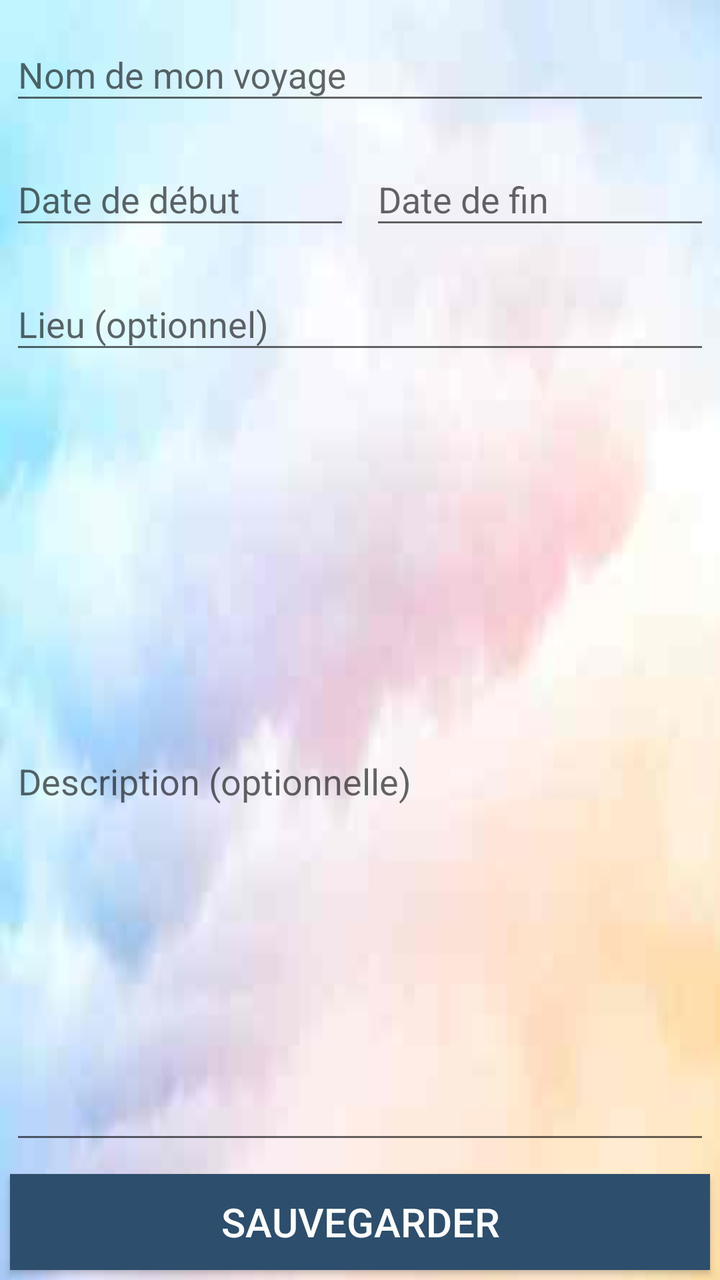
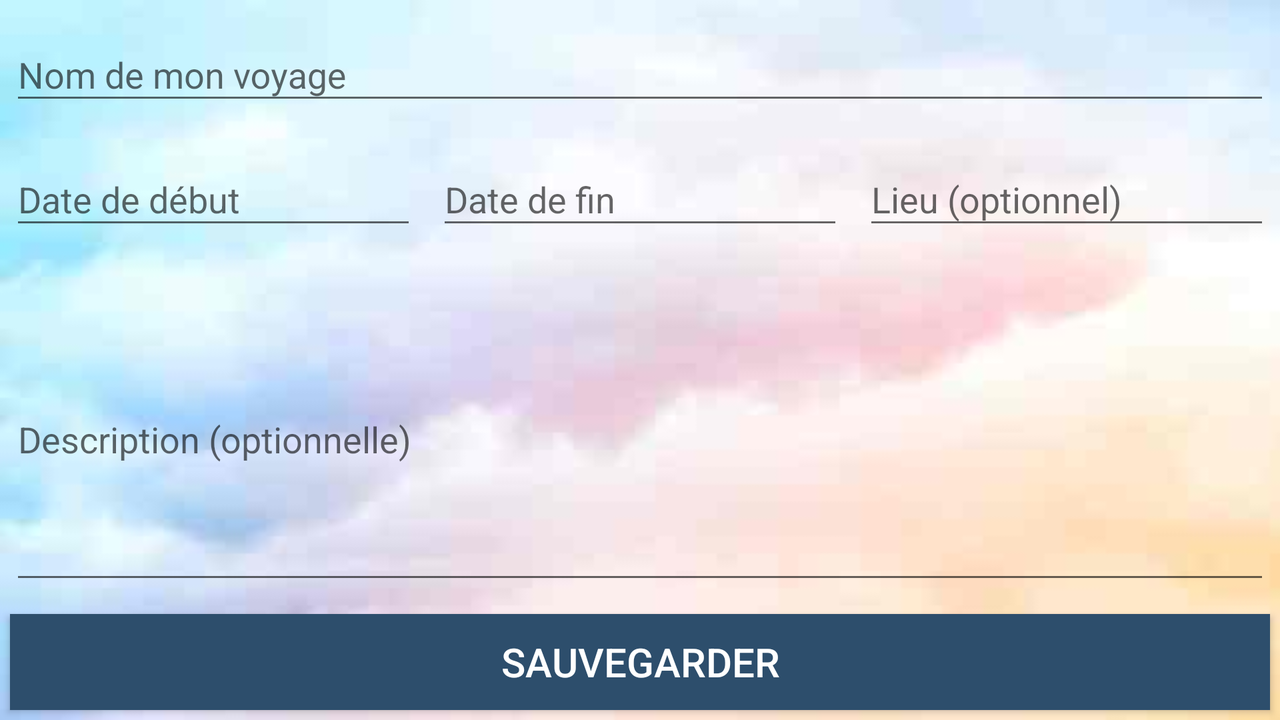

Two renders of one Android screen. The first uses the default layout on a phone; the second uses the alternative layout the repository ships for a different screen configuration, on a matching device. The two XML files are below.
<!-- AndroidManifest.xml: application theme AppTheme -->
<!-- res/layout/activity_modif_infos.xml -->
<?xml version="1.0" encoding="utf-8"?>

<LinearLayout xmlns:android="http://schemas.android.com/apk/res/android"
    xmlns:app="http://schemas.android.com/apk/res-auto"
    xmlns:tools="http://schemas.android.com/tools"
    android:layout_width="match_parent"
    android:layout_height="match_parent"
    android:orientation="vertical"
    tools:context=".Activities.ModifInfosActivity">

    <android.support.design.widget.TextInputLayout
        android:layout_width="match_parent"
        android:layout_height="wrap_content"
        android:layout_weight = "0"
        android:layout_margin="@dimen/margin_create_modif_note_champs">

        <android.support.design.widget.TextInputEditText
            android:id="@+id/nom_voyage"
            android:layout_width="match_parent"
            android:layout_height="match_parent"
            android:maxLength="32"
            android:maxLines="1"
            android:inputType="text"
            android:hint="@string/name_of_my_trip"/>
    </android.support.design.widget.TextInputLayout>

    <LinearLayout
        android:layout_width="match_parent"
        android:layout_height="wrap_content"
        android:layout_weight = "0"
        android:orientation="horizontal">
        <android.support.design.widget.TextInputLayout
            android:layout_width="match_parent"
            android:layout_height="wrap_content"
            android:layout_weight = "1"
            android:layout_margin="@dimen/margin_create_modif_note_champs">

            <android.support.design.widget.TextInputEditText
                android:id="@+id/deb_voyage"
                android:layout_width="match_parent"
                android:layout_height="match_parent"
                android:inputType="date"
                android:nextFocusDown="@+id/fin_voyage"
                android:hint="@string/date_begin"/>
        </android.support.design.widget.TextInputLayout>

        <android.support.design.widget.TextInputLayout
            android:layout_width="match_parent"
            android:layout_height="wrap_content"
            android:layout_weight = "1"
            android:layout_margin="@dimen/margin_create_modif_note_champs">

            <android.support.design.widget.TextInputEditText
                android:id="@+id/fin_voyage"
                android:layout_width="match_parent"
                android:layout_height="match_parent"
                android:inputType="date"
                android:hint="@string/date_end"/>
        </android.support.design.widget.TextInputLayout>

    </LinearLayout>

    <android.support.design.widget.TextInputLayout
        android:layout_width="match_parent"
        android:layout_height="wrap_content"
        android:layout_weight = "0"
        android:layout_margin="@dimen/margin_create_modif_note_champs">

        <android.support.design.widget.TextInputEditText
            android:id="@+id/lieu_voyage"
            android:layout_width="match_parent"
            android:layout_height="match_parent"
            android:maxLength="32"
            android:maxLines="1"
            android:inputType="text"
            android:hint="@string/place_optional"/>
    </android.support.design.widget.TextInputLayout>

    <android.support.design.widget.TextInputLayout
        android:layout_weight = "1"
        android:layout_width="match_parent"
        android:layout_height="match_parent"
        android:layout_margin="@dimen/margin_create_modif_note_champs">

        <android.support.design.widget.TextInputEditText
            android:id="@+id/description_voyage"
            android:layout_width="match_parent"
            android:layout_height="match_parent"
            android:scrollbars="vertical"
            android:hint="@string/description"/>
    </android.support.design.widget.TextInputLayout>

    <Button
        android:id="@+id/modifier_voyage"
        android:layout_width="match_parent"
        android:layout_height="wrap_content"
        android:layout_weight = "0"
        android:layout_margin="@dimen/margin_create_modif_note_champs"
        android:textSize="@dimen/create_text_size_button"
        android:background="@color/colorPrimary"
        android:text="@string/save"
        android:onClick="modifVoyage"
        android:textColor="@color/colorAccent" />

</LinearLayout>
<!-- resources referenced by this layout -->
<resources>
  <color name="colorAccent">#ffffff</color>
  <color name="colorPrimary">#2d4e6c</color>
  <dimen name="create_text_size_button">20sp</dimen>
  <dimen name="margin_create_modif_note_champs">5dp</dimen>
  <string name="date_begin">Date de début</string>
  <string name="date_end">Date de fin</string>
  <string name="description">Description (optionnelle)</string>
  <string name="name_of_my_trip">Nom de mon voyage</string>
  <string name="place_optional">Lieu (optionnel)</string>
  <string name="save">Sauvegarder</string>
  <style name="AppTheme" parent="Theme.AppCompat.DayNight.NoActionBar">
          <item name="android:windowBackground">@drawable/background_image</item>
          <item name="android:textColor">@color/black</item>
      </style>
  <!-- drawable background_image: jpg bitmap (drawable, 2699 bytes) -->
  <color name="black">#000000</color>
</resources>
<!-- res/layout-land/activity_modif_infos.xml (the repository's variant of the layout above) -->
<!-- drawn on the phone turned sideways -->
<?xml version="1.0" encoding="utf-8"?>

<LinearLayout xmlns:android="http://schemas.android.com/apk/res/android"
    xmlns:app="http://schemas.android.com/apk/res-auto"
    xmlns:tools="http://schemas.android.com/tools"
    android:layout_width="match_parent"
    android:layout_height="match_parent"
    android:orientation="vertical"
    tools:context=".Activities.ModifInfosActivity">

    <android.support.design.widget.TextInputLayout
        android:layout_width="match_parent"
        android:layout_height="wrap_content"
        android:layout_weight = "0"
        android:layout_margin="@dimen/margin_create_modif_note_champs">

        <android.support.design.widget.TextInputEditText
            android:id="@+id/nom_voyage"
            android:layout_width="match_parent"
            android:layout_height="match_parent"
            android:maxLength="32"
            android:maxLines="1"
            android:inputType="text"
            android:nextFocusDown="@+id/deb_voyage"
            android:hint="@string/name_of_my_trip"/>
    </android.support.design.widget.TextInputLayout>

    <LinearLayout
        android:layout_width="match_parent"
        android:layout_height="wrap_content"
        android:layout_weight = "0"
        android:orientation="horizontal">
        <android.support.design.widget.TextInputLayout
            android:layout_width="match_parent"
            android:layout_height="wrap_content"
            android:layout_weight = "1"
            android:layout_margin="@dimen/margin_create_modif_note_champs">

            <android.support.design.widget.TextInputEditText
                android:id="@+id/deb_voyage"
                android:layout_width="match_parent"
                android:layout_height="match_parent"
                android:inputType="date"
                android:nextFocusDown="@+id/fin_voyage"
                android:hint="@string/date_begin"/>
        </android.support.design.widget.TextInputLayout>

        <android.support.design.widget.TextInputLayout
            android:layout_width="match_parent"
            android:layout_height="wrap_content"
            android:layout_weight = "1"
            android:layout_margin="@dimen/margin_create_modif_note_champs">

            <android.support.design.widget.TextInputEditText
                android:id="@+id/fin_voyage"
                android:layout_width="match_parent"
                android:layout_height="match_parent"
                android:inputType="date"
                android:nextFocusDown="@+id/lieu_voyage"
                android:hint="@string/date_end"/>
        </android.support.design.widget.TextInputLayout>

        <android.support.design.widget.TextInputLayout
            android:layout_width="match_parent"
            android:layout_height="wrap_content"
            android:layout_weight = "1"
            android:layout_margin="@dimen/margin_create_modif_note_champs">

            <android.support.design.widget.TextInputEditText
                android:id="@+id/lieu_voyage"
                android:layout_width="match_parent"
                android:layout_height="match_parent"
                android:maxLength="32"
                android:maxLines="1"
                android:inputType="text"
                android:hint="@string/place_optional"/>
        </android.support.design.widget.TextInputLayout>
    </LinearLayout>

    <android.support.design.widget.TextInputLayout
        android:layout_weight = "1"
        android:layout_width="match_parent"
        android:layout_height="match_parent"
        android:layout_margin="@dimen/margin_create_modif_note_champs">

        <android.support.design.widget.TextInputEditText
            android:id="@+id/description_voyage"
            android:layout_width="match_parent"
            android:layout_height="match_parent"
            android:scrollbars="vertical"
            android:hint="@string/description"/>
    </android.support.design.widget.TextInputLayout>

    <Button
        android:id="@+id/modifier_voyage"
        android:layout_width="match_parent"
        android:layout_height="wrap_content"
        android:layout_weight = "0"
        android:layout_margin="@dimen/margin_create_modif_note_champs"
        android:textSize="@dimen/create_text_size_button"
        android:background="@color/colorPrimary"
        android:text="@string/save"
        android:onClick="modifVoyage"
        android:textColor="@color/colorAccent" />

</LinearLayout>
